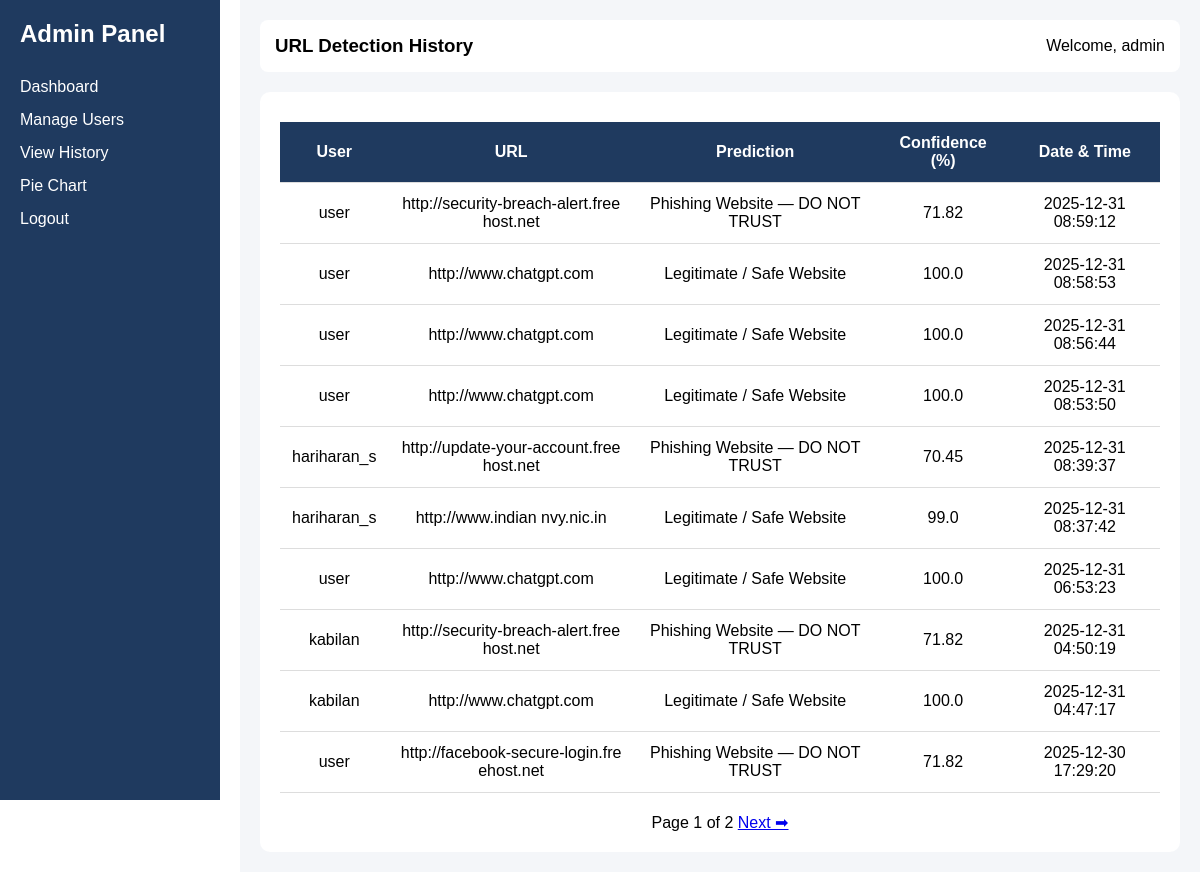
Page /admin/history (signed in) on the earlier database version.
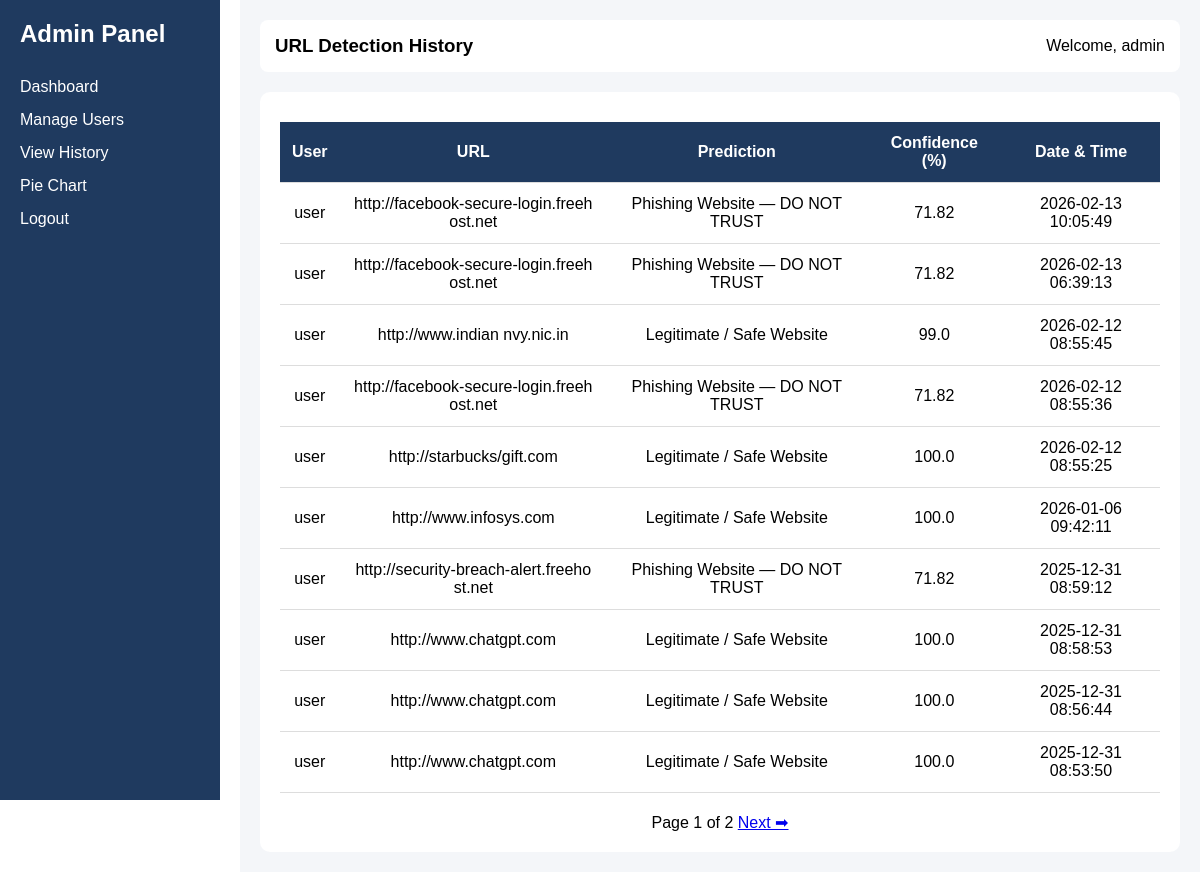
Same page on the later database version.
### tables this page shows
CREATE TABLE history (
            id INTEGER PRIMARY KEY AUTOINCREMENT,
            username TEXT,
            url TEXT,
            prediction TEXT,
            confidence REAL,
            timestamp DATETIME DEFAULT CURRENT_TIMESTAMP
        );

### app.py (the view)
@app.route("/admin/history")
def view_history():
    if "user" not in session or session.get("role") != "admin":
        return redirect(url_for("login"))
    conn = get_db()
    cur = conn.cursor()
    page = request.args.get("page", 1, type=int)
    per_page = 10
    offset = (page - 1) * per_page
    cur.execute("SELECT COUNT(*) FROM history")
    total_records = cur.fetchone()[0]
    cur.execute("""
        SELECT username, url, prediction, confidence, timestamp
        FROM history
        ORDER BY timestamp DESC
        LIMIT ? OFFSET ?
    """, (per_page, offset))
    history = cur.fetchall()
    conn.close()
    total_pages = math.ceil(total_records / per_page)
    return render_template(
        "view_history.html",
        history=history,
        user=session["user"],
        page=page,
        total_pages=total_pages
    )

### app.py (called while the page is built)
def get_db():
    return sqlite3.connect("database.db")

### templates/view_history.html (shortened to what this page needs)
<!DOCTYPE html>
<html>
<head>
    <link rel="stylesheet" href="{{ url_for('static', filename='admin.css') }}">
</head>
<body>
<div class="sidebar">
    <h2>Admin Panel</h2>
    <a href="{{ url_for('admin_dashboard') }}">Dashboard</a>
    <a href="{{ url_for('manage_users') }}">Manage Users</a>
    <a href="{{ url_for('view_history') }}" class="active">View History</a>
    <a href="{{ url_for('charts') }}">Pie Chart</a>
    <a href="{{ url_for('logout') }}">Logout</a>
</div>
<div class="main">
    <div class="topbar">
        <h3>URL Detection History</h3>
        <div class="welcome_text">
        <span >Welcome, {{ user }}</span>
        </div>
    </div>
    <div class="table-box">
        <table>
            <tr>
                <th>User</th>
                <th>URL</th>
                <th>Prediction</th>
                <th>Confidence (%)</th>
                <th>Date & Time</th>
            </tr>
            {% for h in history %}
            <tr>
                <td>{{ h[0] }}</td>
                <td style="word-break: break-all;">{{ h[1] }}</td>
                <td>{{ h[2] }}</td>
                <td>{{ h[3] if h[3] else "N/A" }}</td>
                <td>{{ h[4] }}</td>
            </tr>
            {% endfor %}
        </table>
        <center>
        <div style="margin-top: 20px;">
    Page {{ page }} of {{ total_pages }}
    {% if page < total_pages %}
        <a href="{{ url_for('view_history', page=page+1) }}">Next ➡</a>
    {% endif %}
</div>
</center>
    </div>
</div>
</body>
</html>

Differences in the rows shown:
no longer on this page (row unchanged): history: username "hariharan_s", url "http://update-your-account.freehost.net", prediction "Phishing Website — DO NOT TRUST", confidence "70.45", timestamp "2025-12-31 08:39:37"
no longer on this page (row unchanged): history: username "hariharan_s", url "http://www.indian nvy.nic.in", prediction "Legitimate / Safe Website", confidence "99.0", timestamp "2025-12-31 08:37:42"
no longer on this page (row unchanged): history: username "user", url "http://www.chatgpt.com", prediction "Legitimate / Safe Website", confidence "100.0", timestamp "2025-12-31 06:53:23"
no longer on this page (row unchanged): history: username "kabilan", url "http://security-breach-alert.freehost.net", prediction "Phishing Website — DO NOT TRUST", confidence "71.82", timestamp "2025-12-31 04:50:19"
no longer on this page (row unchanged): history: username "kabilan", url "http://www.chatgpt.com", prediction "Legitimate / Safe Website", confidence "100.0", timestamp "2025-12-31 04:47:17"
no longer on this page (row unchanged): history: username "user", url "http://facebook-secure-login.freehost.net", prediction "Phishing Website — DO NOT TRUST", confidence "71.82", timestamp "2025-12-30 17:29:20"
added history: username "user", url "http://facebook-secure-login.freehost.net", prediction "Phishing Website — DO NOT TRUST", confidence "71.82", timestamp "2026-02-13 10:05:49"
added history: username "user", url "http://facebook-secure-login.freehost.net", prediction "Phishing Website — DO NOT TRUST", confidence "71.82", timestamp "2026-02-13 06:39:13"
added history: username "user", url "http://www.indian nvy.nic.in", prediction "Legitimate / Safe Website", confidence "99.0", timestamp "2026-02-12 08:55:45"
added history: username "user", url "http://facebook-secure-login.freehost.net", prediction "Phishing Website — DO NOT TRUST", confidence "71.82", timestamp "2026-02-12 08:55:36"
added history: username "user", url "http://starbucks/gift.com", prediction "Legitimate / Safe Website", confidence "100.0", timestamp "2026-02-12 08:55:25"
added history: username "user", url "http://www.infosys.com", prediction "Legitimate / Safe Website", confidence "100.0", timestamp "2026-01-06 09:42:11"
